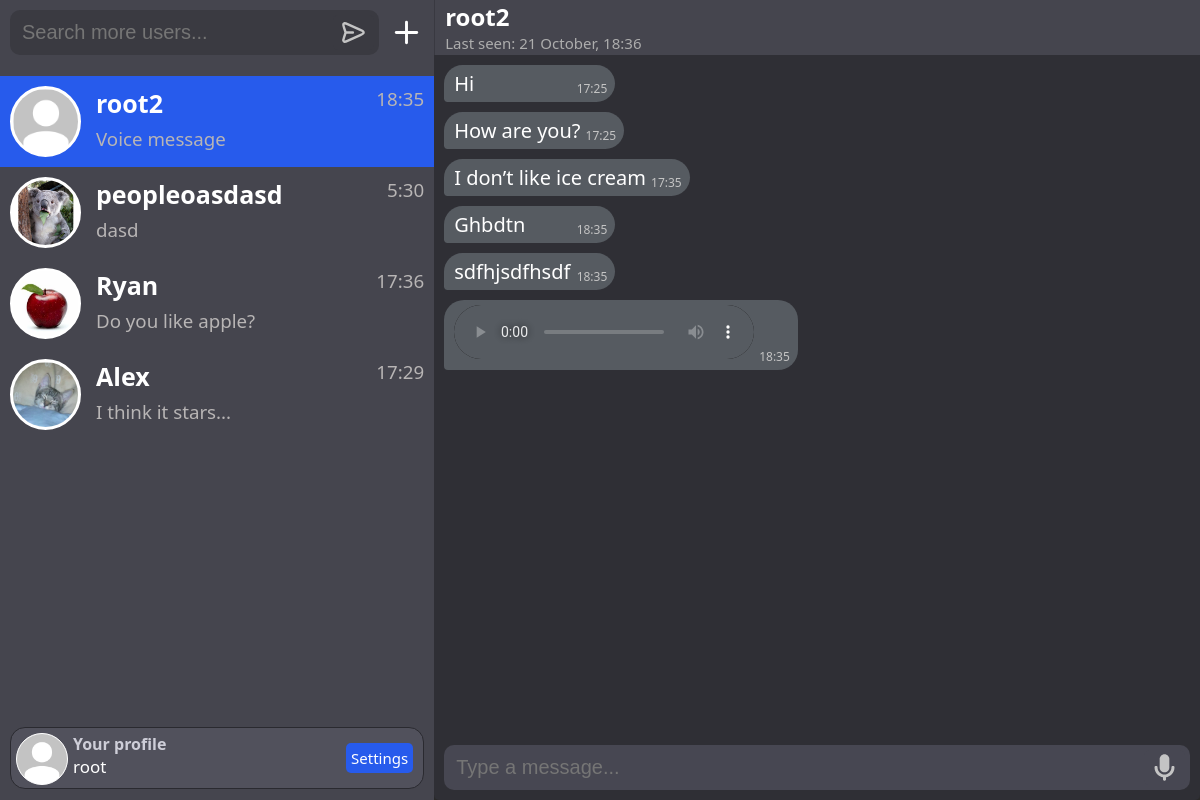
The app's page /chat/1 (signed in) with its own data.
### chat/models.py (models this page shows, shortened)
class Chat(models.Model):
    participants = models.ManyToManyField(User)
    time_create = models.DateTimeField(auto_now_add=True)

class Profile(models.Model):
    user = models.OneToOneField(User, on_delete=models.CASCADE)
    avatar = models.ImageField(upload_to=user_directory_path, default='default_avatar.jpg')
    bio = models.TextField(max_length=255, blank=True, default='No bio')
    last_online = models.DateTimeField(auto_now=True, blank=True, null=True)
    status_online = models.BooleanField(blank=True, default=False)

class Messages(models.Model):
    message_type = models.TextField(max_length=255)
    user = models.ForeignKey(User, on_delete=models.SET_NULL, blank=True, null=True)
    content = models.TextField(max_length=255)
    time_create = models.DateTimeField(auto_now_add=True)
    read = models.BooleanField(default=False)
    chat_id = models.IntegerField()

class Group(models.Model):
    root = models.ForeignKey(User, on_delete=models.SET_NULL, blank=True, null=True)
    name = models.CharField(max_length=255)
    avatar = models.ImageField(upload_to=groups_directory_path, default='default_group_avatar.jpg')
    bio = models.TextField(max_length=255, default='No bio')
    participants = models.ManyToManyField(User, related_name='participant_groups')
    admins = models.ManyToManyField(User, related_name='admin_groups')
    time_create = models.DateTimeField(auto_now_add=True)
    USERNAME_FIELD = 'root'

class GroupMessages(models.Model):
    message_type = models.TextField(max_length=255)
    user = models.ForeignKey(User, on_delete=models.SET_NULL, blank=True, null=True)
    content = models.TextField(max_length=255)
    time_create = models.DateTimeField(auto_now_add=True)
    read = models.BooleanField(default=False)
    chat_id = models.IntegerField()

### chat/views.py (the view)
# urls.py: path("chat/<int:room_name>", ChatPage.as_view(), name="chat-page"),
class ChatPage(DataMixin, LoginRequiredMixin, TemplateView):
    template_name = 'chat/chatPage.html'
    login_url = 'login'
    def get_context_data(self, **kwargs):
        user, messages = self.get_messages_info(kwargs['room_name'])
        context = super().get_context_data(**kwargs)
        c_def = self.get_user_context(room_name=kwargs['room_name'], title=f"Chat with {user}",
                                      mate_user=user, messages=messages, type_page='chat')
        return dict(list(context.items()) + list(c_def.items()))
    def get_messages_info(self, room_name):
        chat = Chat.objects.get(pk=room_name)
        chat_users = chat.participants.all()
        if self.request.user in chat_users:
            messages = Messages.objects.filter(chat_id=room_name)
            user = chat_users[0] if self.request.user != chat_users[0] else chat_users[1]
            return user, messages
        else:
            redirect('home')

### chat/templates/chat/chatPage.html (shortened to what this page needs)
{% extends 'chat/base.html' %}
{% load static %}
{% block head %}
<link rel="stylesheet" href="{% static 'chat/css/audio.css' %}" type="text/css">
{% endblock %}
{% block content %}
<div class="chat">
        <div class="chat-user-info">
            <div style="display: flex">
            <a style="width: 100%;" href="{% url 'user_profile' username=mate_user.username%}">
            <h2>{{mate_user}}</h2>
            {% if mate_user.profile.status_online == True %}
            <div class="chat-user-info-status-online">online</div>
            {% else%}
            <div class="chat-user-info-status-offline" title="{{mate_user.profile.last_online|date:'d F, Y, H:i'}}">
                Last seen: {{mate_user.profile.last_online|date:'d F, H:i'}}
            </div>
            {% endif %}
        </div>
        </div>
        <div id="chat">
            {% for message in messages %}
            {% if message.message_type == 'text' %}
                {% if message.user.id == request.user.id %}
                <div id='message-{{message.id}}' class="my-message"
                onmouseover="showDots('{{message.id}}')" onmouseout="hideDots('{{message.id}}')">
                    <div style="display:flex">
                        <div class="message-content">{{message.content}}</div>
                        <div class='message-info'>
                        <a href="{% url 'delete-message' message_id=message.id from_chat=room_name %}">
                            <div class="message-dots">
                                    <img id='dots-{{message.id}}' class="message-dots-img" src="{% static 'chat/svg/trash.svg' %}">
                            </div>
                        </a>
                        <div class="message-time" title="{{message.time_create}}">{{message.time_create|date:"G:i"}}
                            <div class="message-status">
                                {% if message.read == 1 %}
                                    <img class="message-status-img" src="{% static 'chat/svg/check_mark_true.svg' %}">
                                {% else %}
                                    <img class="message-status-img" src="{% static 'chat/svg/check_mark_false.svg' %}">
                                {% endif %}
                            </div>
                        </div>
                    </div>
                    </div>
                </div>
                {% else %}
                    <div id='message-{{message.id}}' class="mate-message"
                    onmouseover="showDots('{{message.id}}')" onmouseout="hideDots('{{message.id}}')">
                        <div style="display:flex">
                            <div class="message-content">{{message.content}}</div>
                            <div class="message-time" title="{{message.time_create}}">{{message.time_create|date:"G:i"}}</div>
                        </div>
                    </div>
                {% endif %}
                {% endif %}
            {% if message.message_type == 'audio' %}
            {% if message.user.id == request.user.id %}
            <div id='message-{{message.id}}' class="my-message"
            onmouseover="showDots('{{message.id}}')" onmouseout="hideDots('{{message.id}}')">
                <div style="display:flex">
                    <div class="message-content">
                        <audio class="my-audio" controls controlsList="nodownload">
                            <source src="/{{message.content}}">
                        </audio>
                    </div>
                    <div class='message-info'>
                    <a href="{% url 'delete-message' message_id=message.id from_chat=room_name %}">
                    <div class="message-dots"><img id='dots-{{message.id}}' class="message-dots-img" src="{% static 'chat/svg/trash.svg' %}"></div>
                    </a>
                    <div class="message-time" title="{{message.time_create}}">{{message.time_create|date:"G:i"}}
                        <div class="message-status">
                            {% if message.read == 1 %}
                                <img class="message-status-img" src="{% static 'chat/svg/check_mark_true.svg' %}">
                            {% else %}
                                <img class="message-status-img" src="{% static 'chat/svg/check_mark_false.svg' %}">
                            {% endif %}
                        </div>
                    </div>
                </div>
                </div>
            </div>
            {% else %}
                <div id='message-{{message.id}}' class="mate-message"
                onmouseover="showDots('{{message.id}}')" onmouseout="hideDots('{{message.id}}')">
                    <div style="display:flex">
                        <div class="message-content">
                            <audio class="mate-audio" controls controlsList="nodownload">
                                <source src="/{{message.content}}">
                            </audio>
                        </div>
                        <div class="message-time" title="{{message.time_create}}">{{message.time_create|date:"G:i"}}</div>
                    </div>
                </div>
            {% endif %}
            {% endif %}
        {% endfor %}
        </div>
        <div id='message-input-text' class="message-input">
            <div style="padding: 0 5px 0 5px; width: 90%;">
                <input id="chat-message-input" placeholder="Type a message..." type="text" size="100">
            <br></div>
            <div style="margin-left: auto;">
                <button id="chat-message-mic"><img class="users-chats-send-button" src="{% static 'chat/svg/mic.svg' %}"></button>
            </div>
        </div>
    </div>
</div>
{% endblock %}

### chat/templates/chat/base.html (shortened to what this page needs)
{% load static %}
<!DOCTYPE html>
<html>
<head>
    <link rel="stylesheet" href="{% static 'chat/css/styles.css' %}" type="text/css">
    {% block head %}
    {% endblock %}
</head>
<body>
<div class="full-page">
    <div class="users-chats">
        <div class="users-chats-search">
            <div class="users-chats-search-container-input">
                <div style="padding: 0 5px 0 5px; width: 90%;">
                    <input id="users-chats-search-input" placeholder="Search more users..." type="text" size="100">
                </div>
                <div style="margin-left: auto;">
                    <button id="users-chats-search-submit"><img class="users-chats-search-button" src="{% static 'chat/svg/send.svg' %}"></button>
                </div>
            </div>
            <div class="users-chats-search-add-group">
                <a class="users-chats-search-add-a" title="Create Group" href="{% url 'create_group' %}">
                    <img class='users-chats-search-add-img' src="{% static 'chat/svg/add.svg' %}">
                </a>
            </div>
        </div>
        <div class="users-chats-list">
            {% for chat in chats %}
            {% if chat.chat.pk == room_name %}
                {% if chat.type == 'chat' %}
                    {% if chat.type == type_page %}
                    <a href="/chat/{{chat.chat.pk}}"><div class="users-chats-list-user-selected">
                    {% else %}
                    <a href="/chat/{{chat.chat.pk}}"><div id="chat-{{chat.chat.pk}}" class="users-chats-list-user">
                    {% endif %}
                {% else %}
                {% if chat.type == type_page %}
                    <a href="/group/{{chat.chat.pk}}"><div class="users-chats-list-user-selected">
                {% else %}
                    <a href="/group/{{chat.chat.pk}}"><div id="group-{{chat.chat.pk}}" class="users-chats-list-user">
                {% endif %}
                {% endif %}
            {% else %}
                {% if chat.type == 'chat' %}
                    <a href="/chat/{{chat.chat.pk}}"><div id="chat-{{chat.chat.pk}}" class="users-chats-list-user">
                {% else %}
                    <a href="/group/{{chat.chat.pk}}"><div id="group-{{chat.chat.pk}}" class="users-chats-list-user">
                {% endif %}
            {% endif %}
            <div id='avatar-{{ chat.mate.pk }}' style="display: flex; position: relative;">
                <div class='user-chats-list-avatar'>
                    {% if chat.type == 'chat' %}
                        <img class="user-chats-list-avatar-img" src="{{ chat.mate.profile.avatar.url }}">
                    {% else %}
                        <img class="user-chats-list-avatar-img" src="{{ chat.chat.avatar.url }}">
                    {% endif %}
                </div>
                <div style="display: grid;">
                    {% if chat.type == 'chat' %}
                        <h1 class="users-name-style">{{chat.mate}}</h1>
                    {% else %}
                        <h1 class="users-name-style">{{chat.chat.name}}</h1>
                    {% endif %}
                    {% if chat.message.message_type == 'text' %}
                        {% if chat.message.content|length > 20%}
                            <h3 id="message-{{chat.chat.pk}}" class="users-chats-list-last-message">{{chat.message.content|slice:":17" }}...</h3>
                        {% else %}
                            <h3 id="message-{{chat.chat.pk}}" class="users-chats-list-last-message">{{chat.message.content|slice:":20" }}</h3>
                        {% endif %}
                    {% elif chat.message.message_type == 'audio' %}
                        <h3 id="message-{{chat.chat.pk}}" class="users-chats-list-last-message">Voice message</h3>
                    {% endif %}
                </div>
                <div style="display: flex; margin-inline-start: auto;">
                    <h3 id="time-{{chat.chat.pk}}" title="{{chat.message.time_create}}" class="users-chats-list-last-message">{{chat.message.time_create|date:"G:i"}}</h3>
                </div>
            </div>
            </div></a>
            {% endfor %}
        </div>
        <div class="users-chats-profile">
            <div class='users-chats-profile-avatar'>
                <img class="users-chats-profile-avatar-img" src="{{ request.user.profile.avatar.url }}">
            </div>
            <div style="margin-left: 5px;">
                <h4 style="color: #ceced8;">Your profile</h4>
                {% if request.user.username|length > 9 %}
                    <div class="size-myname-long">{{request.user.username}}</div>
                {% else %}
                    <div class="size-myname">{{request.user.username}}</div>
                {% endif %}
            </div>
            <a href='{% url "settings" %}' class="settings-button">Settings</a>
        </div>
    </div>
{% block content %}
{% endblock %}
</body>
</html>

### records on screen
Chat: mate.profile.avatar (placeholder picture), mate "root2", message.time_create "18:35"
Group: chat.avatar (picture), chat.name "peopleoasdasd", message.content "dasd", message.time_create "5:30"
Chat: mate.profile.avatar (placeholder picture), mate "Ryan", message.content "Do you like apple?", message.time_create "17:36"
Chat: mate.profile.avatar (placeholder picture), mate "Alex", message.content "I think it stars", message.time_create "17:29"
Messages: content "Hi", time_create "17:25"
Messages: content "How are you?", time_create "17:25"
Messages: content "I don’t like ice cream", time_create "17:35"
Messages: content "Ghbdtn", time_create "18:35"
Messages: content "sdfhjsdfhsdf", time_create "18:35"
Messages: time_create "18:35"

### other values on screen
{{ request.user.username }} "root"
{{ mate_user }} "root2"
{{ mate_user.profile.last_online|date:'d F, H:i' }} "21 October, 18:36"
